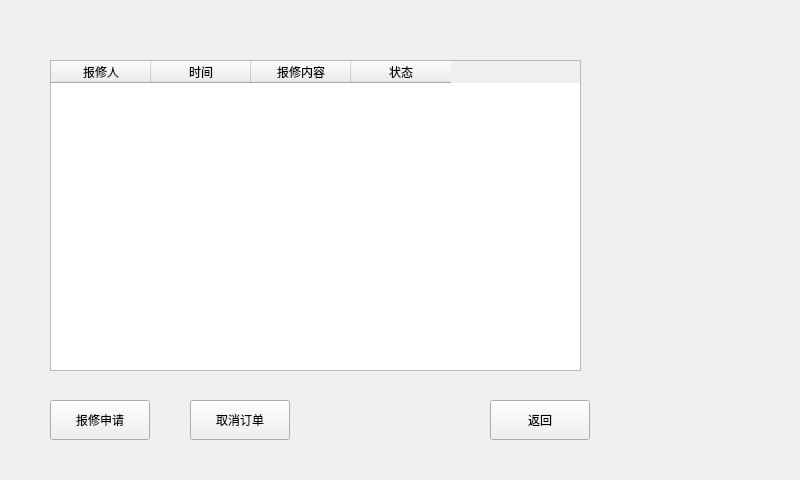
<?xml version="1.0" encoding="UTF-8"?>
<ui version="4.0">
 <class>user_management</class>
 <widget class="QMainWindow" name="user_management">
  <property name="geometry">
   <rect>
    <x>0</x>
    <y>0</y>
    <width>800</width>
    <height>480</height>
   </rect>
  </property>
  <property name="windowTitle">
   <string>MainWindow</string>
  </property>
  <widget class="QWidget" name="centralwidget">
   <widget class="QPushButton" name="pushButton">
    <property name="geometry">
     <rect>
      <x>490</x>
      <y>400</y>
      <width>100</width>
      <height>40</height>
     </rect>
    </property>
    <property name="text">
     <string>返回</string>
    </property>
   </widget>
   <widget class="QTableWidget" name="tableWidget">
    <property name="geometry">
     <rect>
      <x>50</x>
      <y>60</y>
      <width>531</width>
      <height>311</height>
     </rect>
    </property>
    <column>
     <property name="text">
      <string>报修人</string>
     </property>
    </column>
    <column>
     <property name="text">
      <string>时间</string>
     </property>
    </column>
    <column>
     <property name="text">
      <string>报修内容</string>
     </property>
    </column>
    <column>
     <property name="text">
      <string>状态</string>
     </property>
    </column>
   </widget>
   <widget class="QPushButton" name="pushButton_2">
    <property name="geometry">
     <rect>
      <x>50</x>
      <y>400</y>
      <width>100</width>
      <height>40</height>
     </rect>
    </property>
    <property name="text">
     <string>报修申请</string>
    </property>
   </widget>
   <widget class="QPushButton" name="pushButton_3">
    <property name="geometry">
     <rect>
      <x>190</x>
      <y>400</y>
      <width>100</width>
      <height>40</height>
     </rect>
    </property>
    <property name="text">
     <string>取消订单</string>
    </property>
   </widget>
   <widget class="QLabel" name="bgLabel">
    <property name="geometry">
     <rect>
      <x>0</x>
      <y>0</y>
      <width>800</width>
      <height>480</height>
     </rect>
    </property>
    <property name="text">
     <string/>
    </property>
   </widget>
   <zorder>bgLabel</zorder>
   <zorder>pushButton</zorder>
   <zorder>tableWidget</zorder>
   <zorder>pushButton_2</zorder>
   <zorder>pushButton_3</zorder>
  </widget>
 </widget>
 <resources/>
 <connections/>
</ui>
